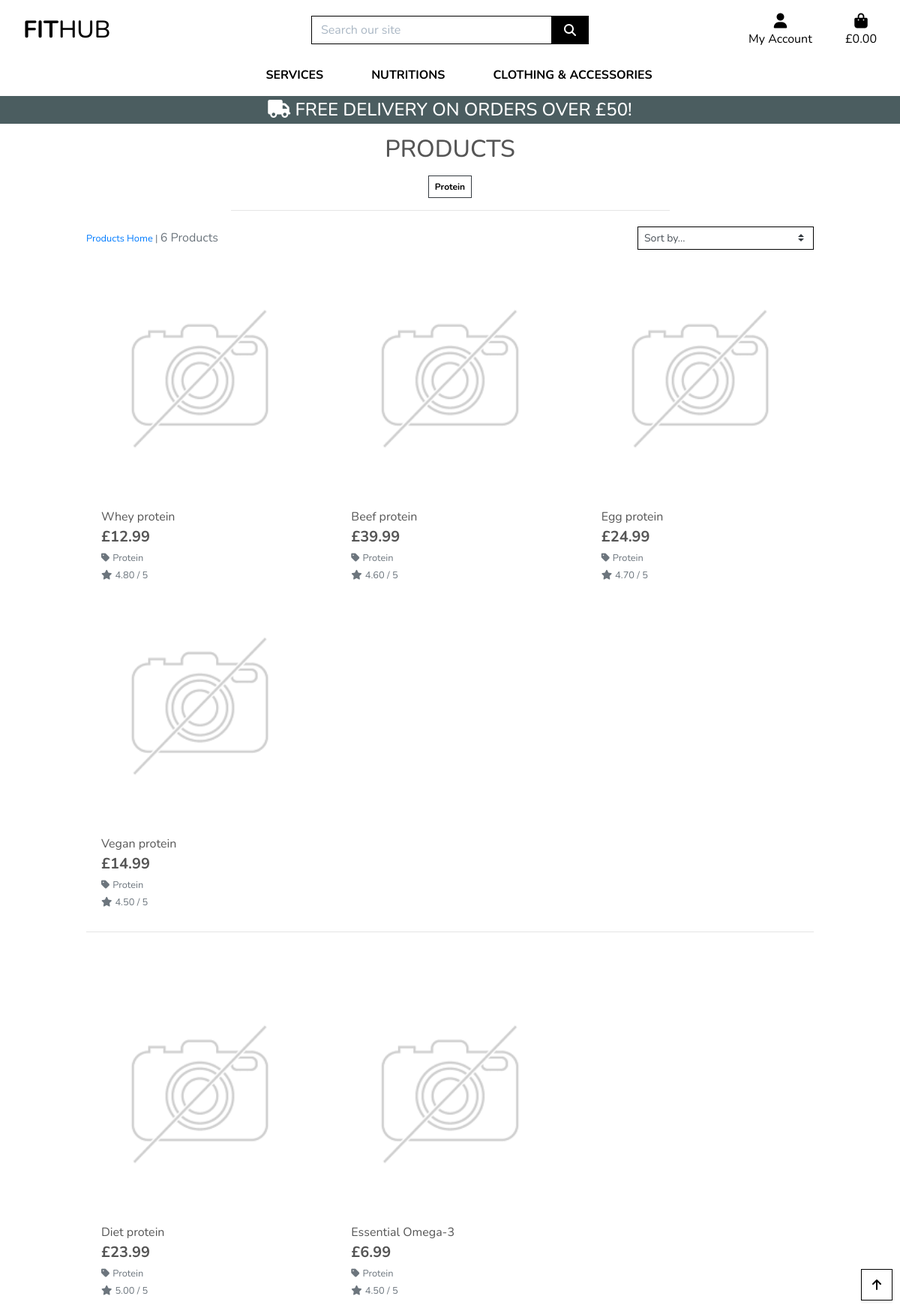
/products/?category=protein, run on the app's committed database.
### products/models.py (models this page shows, shortened)
class Category(models.Model):
    class Meta:
        verbose_name_plural = 'Categories'
    name = models.CharField(max_length=254)
    friendly_name = models.CharField(max_length=254, null=True, blank=True)

class Product(models.Model):
    category = models.ForeignKey('Category', null=True, blank=True, on_delete=models.SET_NULL)
    sku = models.CharField(max_length=254, null=True, blank=True)
    name = models.CharField(max_length=254)
    description = models.TextField()
    has_sizes = models.BooleanField(default=False, null=True, blank=True)
    price = models.DecimalField(max_digits=6, decimal_places=2)
    rating = models.DecimalField(max_digits=6, decimal_places=2, null=True, blank=True)
    image_url = models.URLField(max_length=1024, null=True, blank=True)
    image = models.ImageField(null=True, blank=True)

### products/views.py (the view, shortened to what this page needs)
# urls.py: path('', views.all_products, name='products'),
def all_products(request):
    products = Product.objects.all()
    query = None
    categories = None
    sort = None
    direction = None
    if request.GET:
        if 'category' in request.GET:
            categories = request.GET['category'].split(',')
            products = products.filter(category__name__in=categories)
            categories = Category.objects.filter(name__in=categories)
    current_sorting = f'{sort}_{direction}'
    context = {
        'products': products,
        'search_term': query,
        'current_categories': categories,
        'current_sorting': current_sorting,
    }
    return render(request, 'products/products.html', context)

### bag/contexts.py (called while the page is built, shortened)
def bag_contents(request):
    bag_items = []
    total = 0
    product_count = 0
    bag = request.session.get('bag', {})
    if total < settings.FREE_DELIVERY_THRESHOLD:
        delivery = total * Decimal(settings.STANDARD_DELIVERY_PERCENTAGE / 100)
        free_delivery_delta = settings.FREE_DELIVERY_THRESHOLD - total
    else:
        delivery = 0
        free_delivery_delta = 0
    grand_total = delivery + total
    context = {
        'bag_items': bag_items,
        'total': total,
        'product_count': product_count,
        'delivery': delivery,
        'free_delivery_delta': free_delivery_delta,
        'free_delivery_threshold': settings.FREE_DELIVERY_THRESHOLD,
        'grand_total': grand_total,
    }
    return context

### products/templates/products/products.html (shortened to what this page needs)
{% extends "base.html" %}
{% load static %}
{% block page_header %}
    <div class="container header-container">
    </div>
{% endblock %}
{% block content %}
    <div class="overlay"></div>
    <div class="container-fluid">
        <div class="row">
            <div class="col text-center mt-3">
                <h2 class="logo-font">Products</h2>
                {% for c in current_categories %}
                    <a class="category-badge text-decoration-none" href="{% url 'products' %}?category={{ c.name }}">
                        <span class="p-2 mt-2 badge badge-white text-black rounded-0 border border-dark">{{ c.friendly_name }} </span>
                    </a>
                {% endfor %}
                <hr class="w-50 mb-1">
            </div>
        </div>
        <div class="row">
            <div class="product-container col-10 offset-1">
                {% for c in current_categories %}
                    {% if c.id < 8 %}
                        <div class="row mt-1 mb-2">
                            <div class="col-12 col-md-6 my-auto order-md-last d-flex justify-content-center justify-content-md-end">
                                <div class="sort-select-wrapper w-50">
                                    <select id="sort-selector" class="custom-select custom-select-sm rounded-0 border border-{% if current_sorting != 'None_None' %}info{% else %}black{% endif %}">
                                        <option value="reset" {% if current_sorting == 'None_None' %}selected{% endif %}>Sort by...</option>
                                    </select>
                                </div>
                            </div>
                            <div class="col-12 col-md-6 order-md-first">
                                <p class="text-muted mt-3 text-center text-md-left">
                                    {% if search_term or current_categories or current_sorting != 'None_None' %}
                                        <span class="small"><a href="{% url 'products' %}">Products Home</a> | </span>
                                    {% endif %}
                                    {{ products|length }} Products{% if search_term %} found for <strong>"{{ search_term }}"</strong>{% endif %}
                                </p>
                            </div>
                        </div>
                    {% endif %}
                {% endfor %}
                <div class="row">
                    {% for product in products %}
                        <div class="col-sm-6 col-md-6 col-lg-4 col-xl-4">
                            <div class="card h-100 border-0">
                                {% if product.image %}
                                <a href="{% url 'product_detail' product.id %}">
                                    <img class="card-img-top img-fluid" src="{{ product.image.url }}" alt="{{ product.name }}">
                                </a>
                                {% else %}
                                <a href="{% url 'product_detail' product.id %}">
                                    <img class="card-img-top img-fluid" src="{{ MEDIA_URL }}noimage.png" alt="{{ product.name }}">
                                </a>
                                {% endif %}
                                <div class="card-body pb-0">
                                    <p class="mb-0">{{ product.name }}</p>
                                </div>
                                <div class="card-footer bg-white pt-0 border-0 text-left">
                                    <div class="row">
                                        <div class="col">
                                            <p class="lead mb-0 text-left font-weight-bold">£{{ product.price }}</p>
                                            {% if product.category %}
                                            <p class="small mt-1 mb-0">
                                                <a class="text-muted" href="{% url 'products' %}?category={{ product.category.name }}">
                                                    <i class="fas fa-tag mr-1"></i>{{ product.category.friendly_name }}
                                                </a>
                                            </p>
                                            {% endif %}
                                            {% if product.rating %}
                                                <small class="text-muted"><i class="fas fa-star mr-1"></i>{{ product.rating }} / 5</small>
                                            {% else %}
                                                <small class="text-muted">No Rating</small>
                                            {% endif %}
                                        </div>
                                    </div>
                                </div>
                            </div>
                        </div>
                        {% if forloop.counter|divisibleby:4 %}
                            <div class="col-12 d-none d-xl-block mb-5">
                                <hr>
                            </div>
                        {% endif %}
                    {% endfor %}
                </div>
            </div>
        </div>
    </div>
    <div class="btt-button shadow-sm rounded-0 border border-black">
        <a class="btt-link d-flex h-100">
            <i class="fas fa-arrow-up text-black mx-auto my-auto"></i>
        </a>
    </div>
{% endblock %}

### static/css/base.css (style rules this page uses)
html { height: 100%; }
body { background: url('/media/home_page_background.jpg') no-repeat center center fixed; background-size: cover; height: calc(100vh - 164px); color: #555; font-family: 'Nunito', sans-serif; }
.logo-font { text-transform: uppercase; }
.text-black { color: #000 !important; }
.border-black { border: 1px solid black !important; }
.overlay { height: 100%; width: 100%; top: 0; left: 0; position: fixed; background: white; z-index: -1; }
.btt-button { height: 42px; width: 42px; position: fixed; bottom: 10px; right: 10px; }
.btt-link, .update-link, .remove-item { cursor: pointer; }
@media (min-width: 1200px) { .container { max-width: 80%; } }
@media (min-width: 992px) { .header-container { padding-top: 164px; } }

### data on the page
Category: friendly_name "Protein", products "6"
Product: image (placeholder picture), name "Whey protein", price "12.99", category.friendly_name "Protein", rating "4.80"
Product: image (placeholder picture), name "Beef protein", price "39.99", category.friendly_name "Protein", rating "4.60"
Product: image (placeholder picture), name "Egg protein", price "24.99", category.friendly_name "Protein", rating "4.70"
Product: image (placeholder picture), name "Vegan protein", price "14.99", category.friendly_name "Protein", rating "4.50"
Product: image (placeholder picture), name "Diet protein", price "23.99", category.friendly_name "Protein", rating "5.00"
Product: image (placeholder picture), name "Essential Omega-3", price "6.99", category.friendly_name "Protein", rating "4.50"

### other printed values
{{ free_delivery_threshold }} "50"
